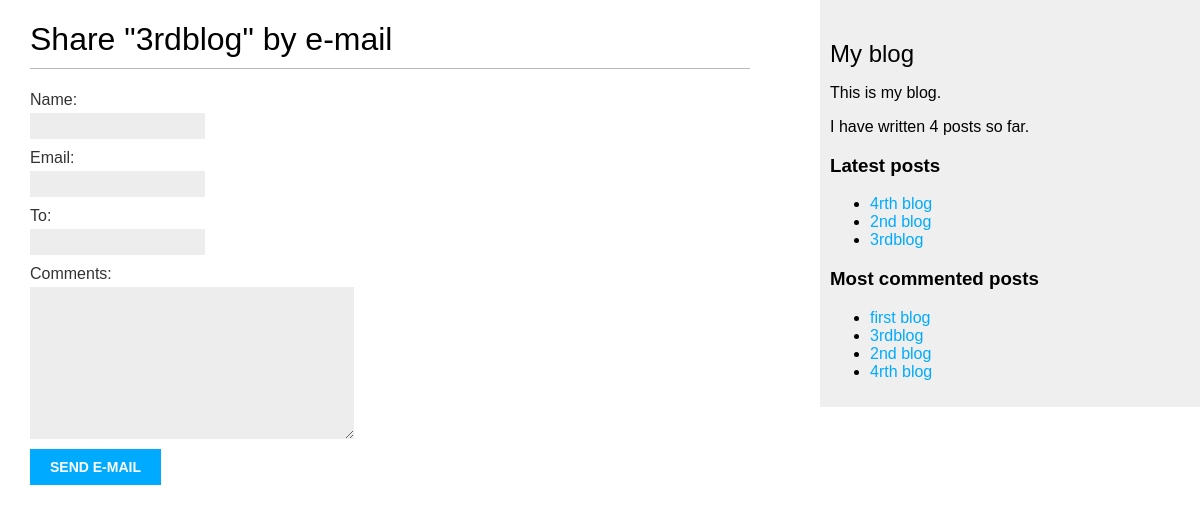
Before: /blog/2/share/ with the older database file.
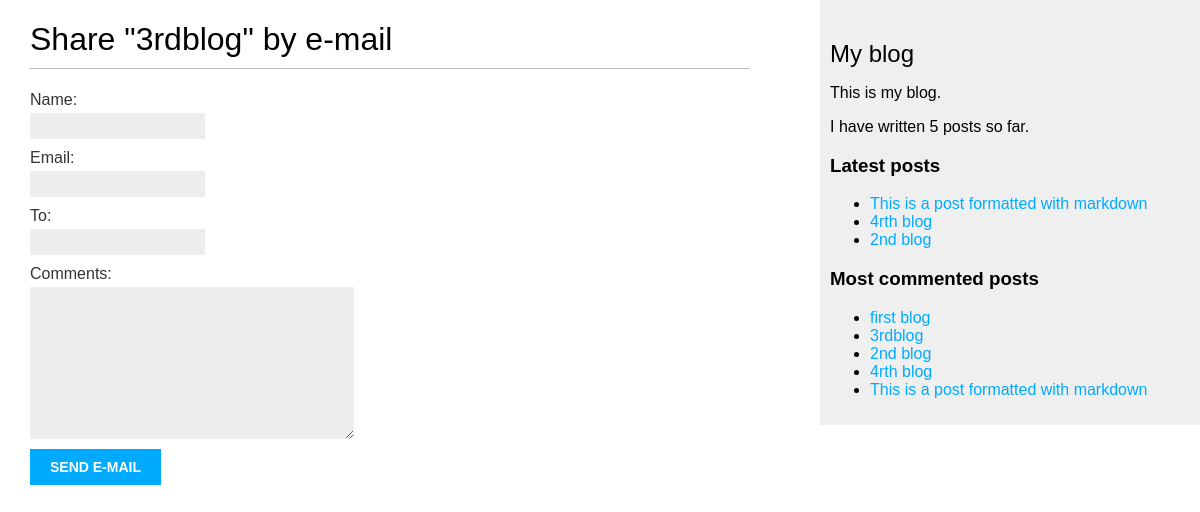
After: the same page with the newer database file.
### blogapp/models.py (models this page shows, shortened)
class Post(models.Model):
    class Status(models.TextChoices):
        DRAFT = "DF", "Draft"
        PUBLISHED = "PB", "Published"
    title = models.CharField(max_length=250)
    slug = models.SlugField(max_length=250, unique_for_date="publish")
    body = models.TextField()
    publish = models.DateTimeField(default=timezone.now)
    created = models.DateTimeField(auto_now_add=True)
    updated = models.DateTimeField(auto_now=True)
    status = models.CharField(
        max_length=2, choices=Status.choices, default=Status.DRAFT
    )
    author = models.ForeignKey(
        User, on_delete=models.CASCADE, related_name="blog_posts"
    )
    tags = TaggableManager()
    objects = models.Manager()
    published = PublishedManager()
    class Meta:
        ordering = ["-publish"]
        indexes = [
            models.Index(fields=["-publish"]),
        ]
    def get_absolute_url(self):
        return reverse(
            "blogapp:post_detail",
            args=[self.publish.year, self.publish.month, self.publish.day, self.slug],
        )

### blogapp/views.py (the view)
# urls.py: path("<int:post_id>/share/", views.post_share, name="post_share"),
def post_share(request, post_id):
    sent = False
    post = get_object_or_404(Post, id=post_id, status=Post.Status.PUBLISHED)
    if request.method == "POST":
        form = EmailPostForm(request.POST)
        if form.is_valid():
            cd = form.cleaned_data
            post_url = request.build_absolute_uri(post.get_absolute_url())
            subject = f"{cd['name']} recommends you read " f"{post.title}"
            message = (
                f"Read {post.title} at {post_url}\n\n"
                f"{cd['name']}'s comments: {cd['comments']}"
            )
            send_mail(subject, message, "myaccount@gmail.com", [cd["to"]])
            sent = True
    else:
        form = EmailPostForm()
    return render(
        request, "blogapp/post/share.html", {"post": post, "form": form, "sent": sent}
    )

### blogapp/forms.py
class EmailPostForm(forms.Form):
    name = forms.CharField(max_length=25)
    email = forms.EmailField()
    to = forms.EmailField()
    comments = forms.CharField(required=False, widget=forms.Textarea)

### blogapp/models.py (called while the page is built)
    def get_queryset(self):
        return super().get_queryset().filter(status=Post.Status.PUBLISHED)

### blogapp/templatetags/blog_tags.py (called while the page is built)
@register.simple_tag
def total_posts():
    return Post.published.count()

@register.inclusion_tag("blogapp/post/latest_posts.html")
def show_latest_posts(count=5):
    latest_posts = Post.published.order_by("-publish")[:count]
    return {"latest_posts": latest_posts}

@register.simple_tag
def get_most_commented_posts(count=5):
    return Post.published.annotate(total_comments=Count("comments")).order_by(
        "-total_comments"
    )[:count]

### blogapp/templates/blogapp/post/share.html (shortened to what this page needs)
{% extends "blogapp/base.html" %}
{% block content %}
{% if sent %}
<h1>E-mail successfully sent</h1>
<p>
"{{ post.title }}" was successfully sent to {{ form.cleaned_data.to }}.
</p>
{% else %}
<h1>Share "{{ post.title }}" by e-mail</h1>
<form method="post">
    {{ form.as_p }}
<input type="submit" value="Send e-mail">
</form>
{% endif %}
{% endblock %}

### blogapp/templates/blogapp/base.html (shortened to what this page needs)
{% load blog_tags %}
{% load static %}
<!DOCTYPE html>
<html>
    <head>
        <link href="{% static "css/blog.css" %}" rel="stylesheet">
    </head>
    <body>
        <div id="content">
            {% block content %}{% endblock %}
        </div>
        <div id="sidebar">
            <h2>My blog</h2>
            <p>This is my blog.</p>
            <p>I have written {% total_posts %} posts so far.</p>
            <h3>Latest posts</h3>
            {% show_latest_posts 3 %}
            <h3>Most commented posts</h3>
            {% get_most_commented_posts as most_commented_posts %}
            <ul>
                {% for post in most_commented_posts %}
                    <li>
                        <a href="{{ post.get_absolute_url }}">{{ post.title }}</a>
                    </li>
                {% endfor %}
            </ul>
            </div>
        </body>
    </html>

### blogapp/templates/blogapp/post/latest_posts.html
<ul>
    {% for post in latest_posts %}
        <li>
            <a href="{{ post.get_absolute_url }}">{{ post.title }}</a>
        </li>
    {% endfor %}
</ul>

Changed rows visible on the page:
no longer on one of the page's lists (row edited): Post: title "3rdblog"
added Post: title "This is a post formatted with markdown"
Other visible differences:
text no longer shown: "4"
text now shown: "5"
